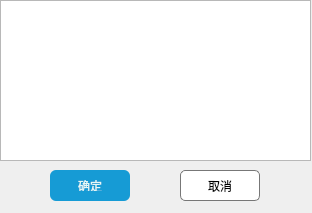
<?xml version="1.0" encoding="UTF-8"?>
<ui version="4.0">
 <class>InsertDateDialog</class>
 <widget class="QDialog" name="InsertDateDialog">
  <property name="geometry">
   <rect>
    <x>0</x>
    <y>0</y>
    <width>312</width>
    <height>213</height>
   </rect>
  </property>
  <property name="windowTitle">
   <string>插入日期</string>
  </property>
  <property name="styleSheet">
   <string notr="true">

QListWidget::item:selected
{
background:rgb(22,155,213);
color:white;
}
</string>
  </property>
  <widget class="QPushButton" name="OK_Btn">
   <property name="geometry">
    <rect>
     <x>50</x>
     <y>170</y>
     <width>80</width>
     <height>31</height>
    </rect>
   </property>
   <property name="font">
    <font>
     <family>微软雅黑</family>
     <pointsize>9</pointsize>
    </font>
   </property>
   <property name="styleSheet">
    <string notr="true">QPushButton
{
border-style:none;
padding:10px;
border-radius:6px;
color:#E6F8F5;
background:rgb(22,155,213);
}

QPushButton:hover
{
color:#FFFFFF;
background:rgb(70, 197, 255);
}

QPushButton:pressed
{
color:#A7EEE6;
background:rgb(19, 139, 190);
}</string>
   </property>
   <property name="text">
    <string>确定</string>
   </property>
  </widget>
  <widget class="QPushButton" name="Cancel_Btn">
   <property name="geometry">
    <rect>
     <x>180</x>
     <y>170</y>
     <width>80</width>
     <height>31</height>
    </rect>
   </property>
   <property name="font">
    <font>
     <family>微软雅黑</family>
     <pointsize>9</pointsize>
    </font>
   </property>
   <property name="styleSheet">
    <string notr="true">QPushButton
{
border-style:none;
padding:2px;
border-radius:5px;
border:1px solid rgb(119,119,119);
color:black;
background:white;
}

QPushButton:hover
{
background:rgb(250, 250, 250);
}

QPushButton:pressed
{
background:rgb(220, 220, 220);
}</string>
   </property>
   <property name="text">
    <string>取消</string>
   </property>
  </widget>
  <widget class="QListWidget" name="DateFormatList">
   <property name="geometry">
    <rect>
     <x>0</x>
     <y>0</y>
     <width>311</width>
     <height>161</height>
    </rect>
   </property>
   <property name="whatsThis">
    <string>日期格式列表</string>
   </property>
   <property name="currentRow">
    <number>-1</number>
   </property>
  </widget>
 </widget>
 <resources/>
 <connections>
  <connection>
   <sender>Cancel_Btn</sender>
   <signal>clicked()</signal>
   <receiver>InsertDateDialog</receiver>
   <slot>reject()</slot>
   <hints>
    <hint type="sourcelabel">
     <x>219</x>
     <y>345</y>
    </hint>
    <hint type="destinationlabel">
     <x>155</x>
     <y>185</y>
    </hint>
   </hints>
  </connection>
 </connections>
</ui>
